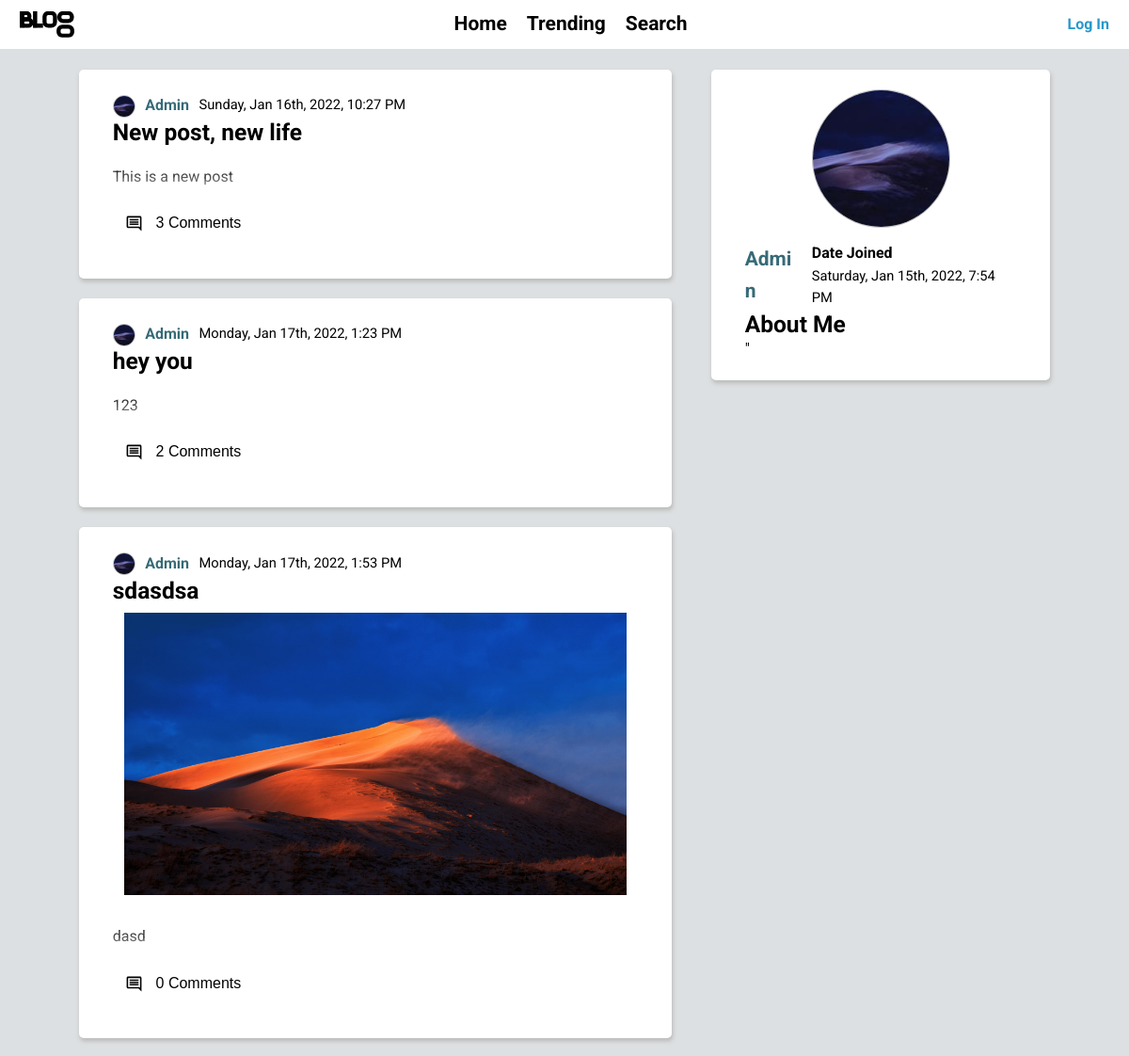
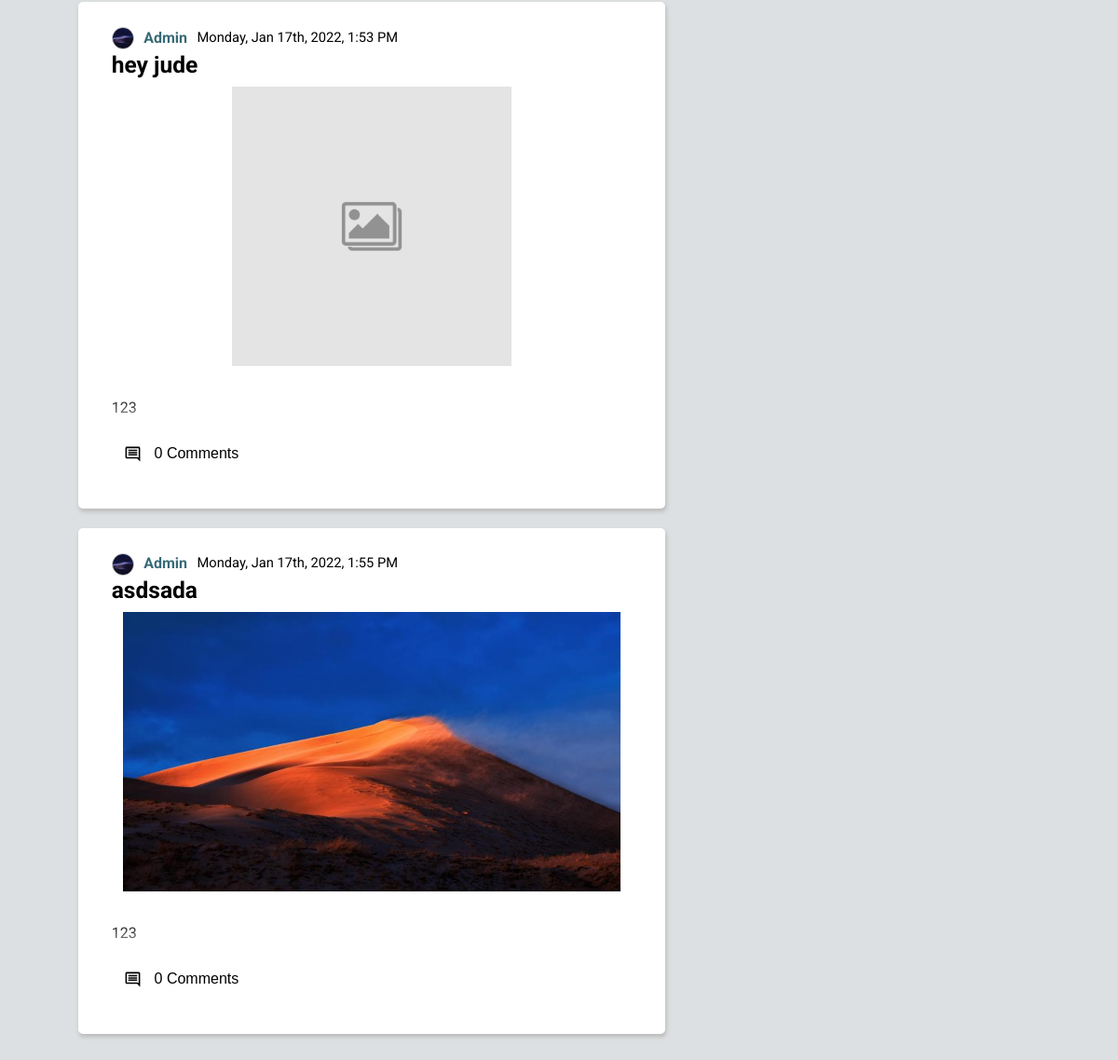
Screenshot of /user/admin/ with the database file from the repository (2 pictures, top to bottom).
### authentication/models.py (models this page shows, shortened)
class UserBlog(AbstractBaseUser):
    username = models.CharField(max_length=15, unique=True)
    email = models.EmailField(max_length=254, unique=True)
    description = models.TextField(max_length=250, blank=True)
    is_active = models.BooleanField(default=True)
    is_admin = models.BooleanField(default=False)
    objects = UserBlogManager()
    user_image = models.ImageField(upload_to=user_images_path, default='users/default_user.jpg', validators=[validate_image_file_extension])
    date_joined = models.DateTimeField(default=timezone.now)
    USERNAME_FIELD = 'username'
    EMAIL_FIELD = 'email'
    REQUIRED_FIELDS = ['email']
    def __str__(self):
        return self.username

### blog/models.py (models this page shows, shortened)
class Post(models.Model):
    title = models.CharField(max_length=60)
    author = models.ForeignKey(UserBlog, on_delete=models.CASCADE)
    content = models.TextField()
    time_posted = models.DateTimeField(default=timezone.now)
    post_image = models.ImageField(upload_to=posts_images_path, blank=True)
    def __str__(self):
        return self.title

### authentication/views.py (the view)
# urls.py: path("", auth_views.user_blog_view, name='user_detail'),
def user_blog_view(request, **kwargs):
    if kwargs.get('user') == 'AnonymousUser':
        return redirect('%s?next=%s' % (settings.LOGIN_URL, 'user_page'))
    username_passed = kwargs.get('user')
    user = UserBlog.objects.get(username__iexact=username_passed)
    post_list = Post.objects.all().filter(author_id=user.id)
    is_user = False
    if user == request.user: is_user = True
    context = {
        'user' : user,
        'post_list' : list(post_list),
        'is_user' : is_user
    }
    return render(request, "authentication/user_page.html", context)

### blog/templatetags/blog_tags.py (called while the page is built)
@register.filter(name='comment_count')
def comment_count(post):
    return len(Comment.objects.all().filter(parent_post__id=post.id))

@register.filter(name='blog_datetime_format')
def blog_datime_format(datetime_object):
    return dateformat.format(datetime_object, 'l, M jS, Y, f A')

### templates/authentication/user_page.html (shortened to what this page needs)
{% extends 'base.html' %}
{% load blog_tags %}
{% load static %}
{% load tz %}
{% block 'content' %}
    <div class="user-info container flex">
        <div class="user-image"><img src="{{ user.user_image.url }}" alt="User Profile Pricture" class="round-image"></div>
        <div class="user-info-header flex">
            <div class="username">{{ user.username|capfirst }}</div>
            <div class="date-joined">
                <p class="bold">Date Joined</p>
                <p class="date">{{ user.date_joined|blog_datetime_format }}</p>
            </div>
        </div>
        <div class="description">
            <h3>About Me</h3>
            <p>{{ user.description }}"</p>
        </div>
    </div>
    {% if post_list|length > 0 %}
        {% include 'blog/post_base.html' %}
    {% endif %}
{% endblock 'content' %}

### templates/blog/post_base.html (shortened to what this page needs)
{% load static %}
{% load blog_tags %}
{% load tz %}
<div class="posts">
    {% if post_list|length > 0 %}
        {% for post in post_list %}
        {% url 'post_detail' user=post.author id=post.id title=post|slugify as post_url %}
                <div class="individual-post container">
                    <div class="post-header">
                        <div class="post-user flex">
                            <div class="author-image">
                                <a href="{% url 'user_detail' user=post.author %}"><img src="{{ post.author.user_image.url }}" alt="User image" class="round-image"></a>
                            </div>
                            <a href="{% url 'user_detail' user=post.author %}" class="remove-link author-username"><p>{{post.author|capfirst}}</p></a>
                            <div class="time-posted">
                                <p class="date">{{ post.time_posted|blog_datetime_format }}</p>
                            </div>
                        </div>
                        <div class="post-title">
                            <a href="{{ post_url }}" class="remove-link">
                                <h3>{{post.title}}</h3>
                            </a>
                        </div>
                        {% if post.post_image != '' %}
                                <img src="{{ post.post_image.url }}" class="post-image-img" width=500 height=300>
                        {% endif %}
                    </div>
                    {% if not is_post_url %}
                        <div class="post-body">
                            <a href="{{ post_url }}" class="remove-link">
                                <div class="post-content shortened-content">
                                    <p>{{ post.content|slice:300 }}</p>
                                </div>
                            </a>
                        </div>
                        {% include 'blog/post_footer.html' %}
                    {% endif %}
                </div>
        {% endfor %}
    {% else %}
        <div class="container">
            <p>
                There are no posts for you yet!
            </p>
        </div>
    {% endif %}
</div>

### templates/blog/post_footer.html (shortened to what this page needs)
{% load static %}
{% load blog_tags %}
{% load crispy_forms_tags %}
<div class="post-footer flex">
    <a href="{{ post_url }}" class="remove-link">
        <button class="post-footer-comments post-footer-button flex">
            <img src="{% static 'svg/comment.svg' %}" alt="" class="small-icon">
            {% with post|comment_count as comments_quantity %}
                <p>{{ comments_quantity }} Comment{{ comments_quantity|pluralize }}</p>
            {% endwith %}
        </button>
    </a>
</div>

### static/css/styles.css (style rules this page uses)
:root { --clr--primary: #376a77; --clr--secondary: #2798cc; --clr--dark: #070f11; --border--clr: #bdbdbd; --bg--clr--90: #f5f5f5; --bg--clr--100: #eeeeee; --bg--clr--101: #e7ebed; --bg--clr--120: #dde0e2; --bg--clr--150: #e1e1e1; --alert--clr: #505050; --sucess-message-clr: #229954; --ff--primary: "Roboto", sans-serif; --fixed-margin: 1em; --alert-form-font-size: .6em; --min-margin-gap: 0 min(var(--fixed-margin), 5vw); --container-fixed-width: 30em; --icon-size-small: 1.2rem; --nav-bar-size : 2.5em; }
*, *::before, *::after { box-sizing: border-box; }
body { font-family: var(--ff--primary); font-weight: 400; font-size: 1.3125rem; line-height: 1.6; background-color: var(--bg--clr--120); padding-bottom: calc(var(--fixed-margin) * 2); word-break: break-word; }
.container { box-shadow: 1px 3px 4px .5px var(--border--clr); border-radius: 5px; width: min(var(--container-fixed-width), 100%); margin-bottom: var(--fixed-margin); padding: var(--fixed-margin) min(1.7em, 5vw); background-color: white; }
.flex { display: flex; gap: var(--gap, 1em); }
.remove-link { text-decoration: none; }
.round-image { border-radius: 50%; width: var(--img--size, 2em); aspect-ratio: 1; border: 1px solid var(--border--clr); }
.date { font-size: var(--font-size, .7em); }
.small-icon { width: var(--icon-size-small); aspect-ratio: 1; }
.bold { font-weight: bold; }
body, h1, h2, h3, h5, p { margin: 0; }
h1, h2, h3 { line-height: 1; }
p { font-size: 1rem; }
.posts { width: min(var(--container-fixed-width), 100%); margin: var(--min-margin-gap); flex-basis: auto; }
.post-title { font-weight: normal; }
.post-title a, .post-body a { color: black; text-decoration: none; }
.post-user { --gap: .5em; align-items: center; }
.author-username { font-size: 1rem; font-weight: bolder; color: var(--clr--primary); }
.author-image { --img--size: 1.5rem; width: var(--img--size); aspect-ratio: 1; }
.author-image img { position: relative; top: 25%; object-fit:cover; }
.post-title { margin-bottom: .5em; }
.post-image-img { width: 100%; object-fit: scale-down; }
.individual-post > * { margin-bottom: var(--fixed-margin); }
.post-footer > * { align-items: center; --gap: .5em; margin-right: var(--fixed-margin); }
.post-footer-button { background-color: white; border: none; --gap: 1em; cursor: pointer; padding: .5em 1em; border-radius: 10px; transition: background-color .5s; }
.post-footer a { flex-shrink: 0; }
.shortened-content { position: relative; }
.shortened-content::before { content: ""; position: absolute; top: 0; left: 0; width: 100%; height: 100%; opacity: 60%; background: linear-gradient(0deg, rgb(255, 255, 255) 0%, rgba(255, 255, 255, 0.056) 100%); transition: opacity .5s; }
.user-info { margin: var(--min-margin-gap); position: sticky; margin-bottom: var(--fixed-margin); top: calc(var(--nav-bar-size) * 1.2); flex-basis: 30%; width: min(40vh, 20rem); flex-direction: column; --gap: .2em; }
.user-info-header { --gap: .5em; align-items: center; justify-content: space-between; }
.username { color: var(--clr--primary); font-weight: bold; }
.description { width: 100%; }
.description { word-wrap: break-word; }
.user-image { align-self: center; }
.user-image > img { --img--size: 7em; object-fit:cover; border: 1px solid var(--border--clr); }

### rows the page displays
UserBlog: user_image (picture), username "Admin", date_joined|blog_datetime_format "Saturday, Jan 15th, 2022, 7:54 PM"
Post: author.user_image (picture), author "Admin", time_posted|blog_datetime_format "Sunday, Jan 16th, 2022, 10:27 PM", title "New post, new life", content "This is a new post", comments_quantity "3"
Post: author.user_image (picture), author "Admin", time_posted|blog_datetime_format "Monday, Jan 17th, 2022, 1:23 PM", title "hey you", content "123", author "2"
Post: author.user_image (picture), author "Admin", time_posted|blog_datetime_format "Monday, Jan 17th, 2022, 1:53 PM", title "sdasdsa", post_image (picture), content "dasd", comments_quantity "0"
Post: author.user_image (picture), author "Admin", time_posted|blog_datetime_format "Monday, Jan 17th, 2022, 1:53 PM", title "hey jude", post_image (placeholder picture), content "123", comments_quantity "0"
Post: author.user_image (picture), author "Admin", time_posted|blog_datetime_format "Monday, Jan 17th, 2022, 1:55 PM", title "asdsada", post_image (picture), content "123", comments_quantity "0"
